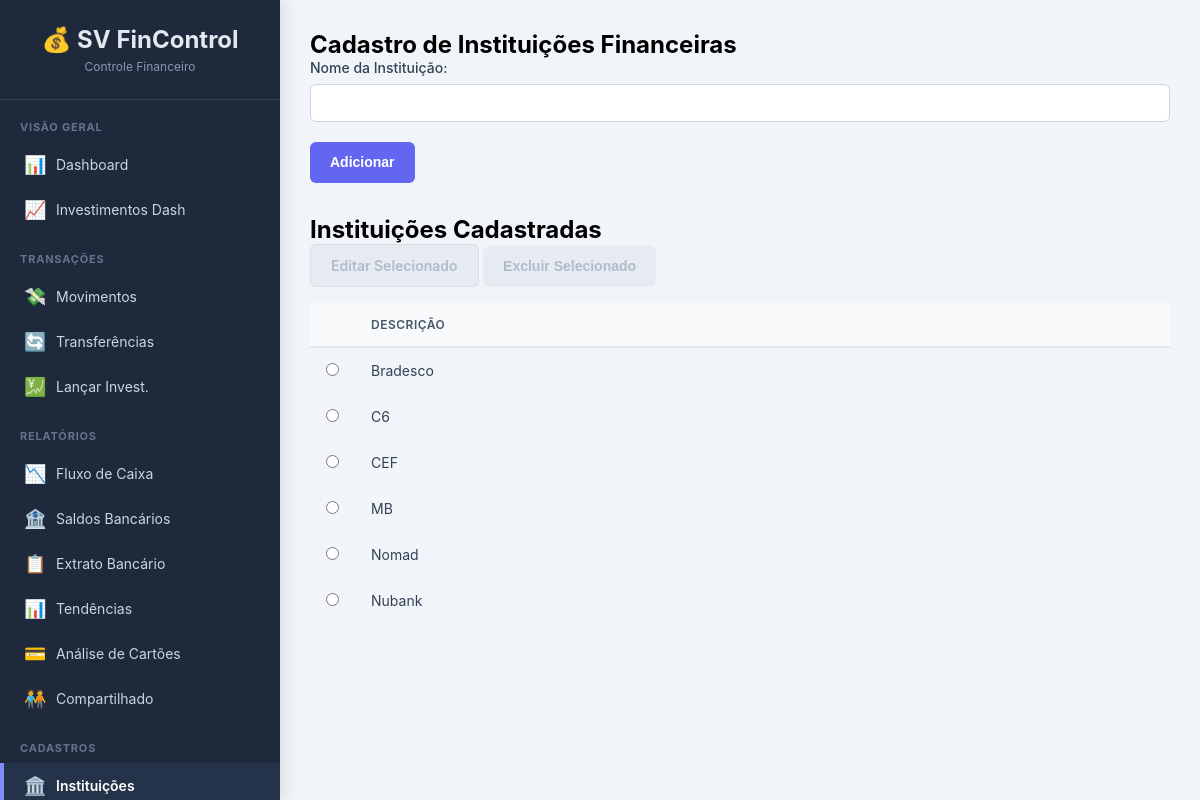
Before: /instituicoes with the older database file.
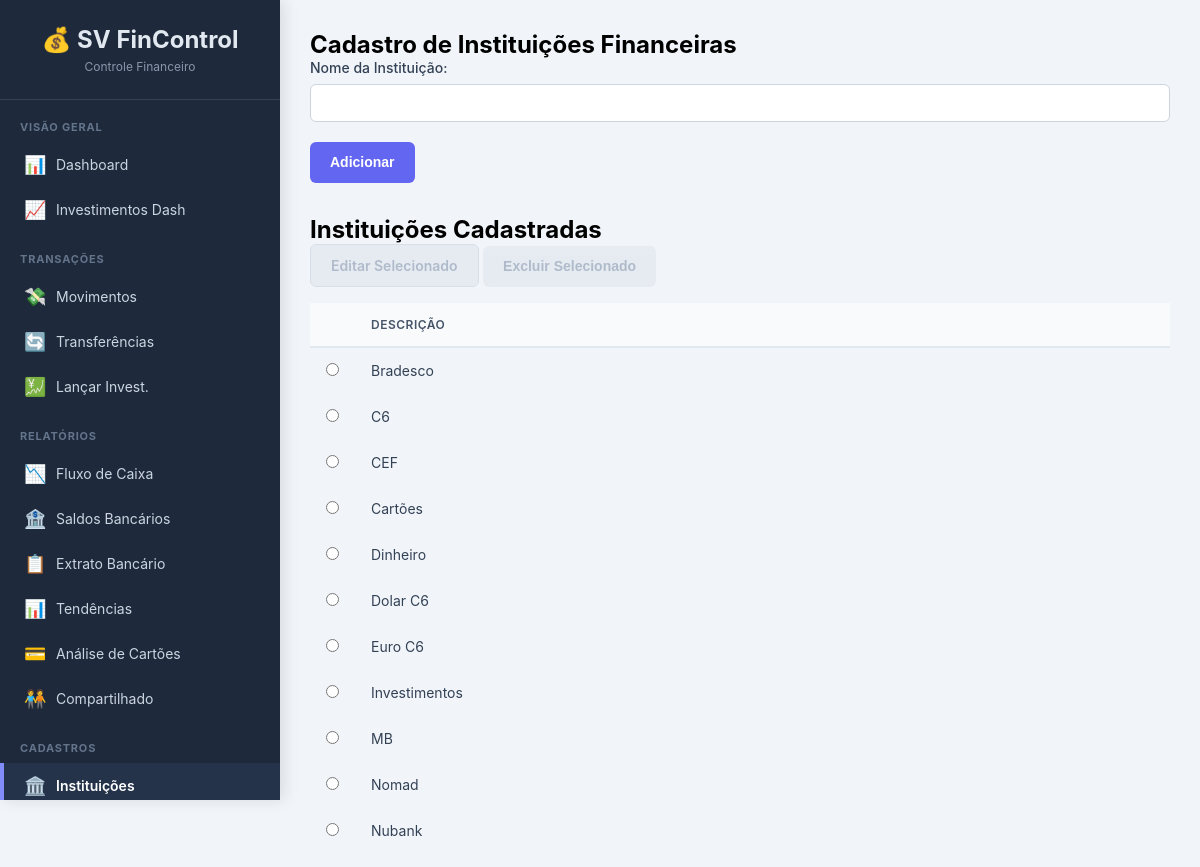
After: the same page with the newer database file.
### tables this page shows
CREATE TABLE instituicoes (
        id INTEGER PRIMARY KEY AUTOINCREMENT,
        descricao TEXT NOT NULL UNIQUE
    );

### app.py (the view, shortened to what this page needs)
@app.route('/instituicoes', methods=['GET', 'POST'])
def instituicoes():
    conn = get_db_connection()
    instituicoes_list = conn.execute('SELECT * FROM instituicoes ORDER BY descricao').fetchall()
    conn.close()
    return render_template('instituicoes.html', instituicoes=instituicoes_list)

### app.py (called while the page is built)
def get_db_connection():
    conn = sqlite3.connect(DATABASE, detect_types=sqlite3.PARSE_DECLTYPES | sqlite3.PARSE_COLNAMES)
    conn.execute("PRAGMA foreign_keys = ON;")
    conn.execute("PRAGMA journal_mode=WAL")
    conn.row_factory = sqlite3.Row
    return conn

### templates/instituicoes.html (shortened to what this page needs)
{% extends "base.html" %}
{% block content %}
    <h2>Cadastro de Instituições Financeiras</h2>
    <form method="POST" action="{{ url_for('instituicoes') }}">
        <div class="form-group">
            <label for="descricao">Nome da Instituição:</label>
            <input type="text" id="descricao" name="descricao" required autocomplete="off">
        </div>
        <button type="submit" class="btn btn-primary">Adicionar</button>
    </form>
    <h2 style="margin-top: 2rem;">Instituições Cadastradas</h2>
    <div class="action-buttons" style="margin-bottom: 1rem;">
        <a href="#" id="btn-editar" class="btn btn-secondary" disabled>Editar Selecionado</a>
        <button type="submit" form="form-excluir" id="btn-excluir" class="btn btn-danger" disabled>Excluir Selecionado</button>
    </div>
    <table>
        <thead>
            <tr>
                <th style="width: 5%;"></th> <th>Descrição</th>
            </tr>
        </thead>
        <tbody>
            {% for inst in instituicoes %}
            <tr id="row-{{ inst['id'] }}">
                <td>
                    <input type="radio" name="selecionado" value="{{ inst['id'] }}" onchange="itemSelecionado(this)">
                </td>
                <td>{{ inst['descricao'] }}</td>
            </tr>
            {% else %}
            <tr>
                <td colspan="2">Nenhuma instituição cadastrada.</td>
            </tr>
            {% endfor %}
        </tbody>
    </table>
{% endblock %}

Changed rows visible on the page:
added instituicoes: descricao "Cartões"
added instituicoes: descricao "Dinheiro"
added instituicoes: descricao "Dolar C6"
added instituicoes: descricao "Euro C6"
added instituicoes: descricao "Investimentos"
